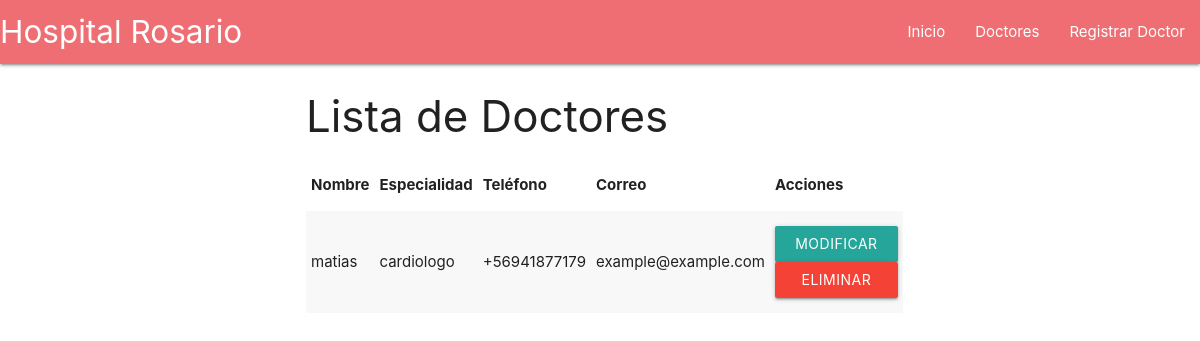
The app's page /doctores/, older data.
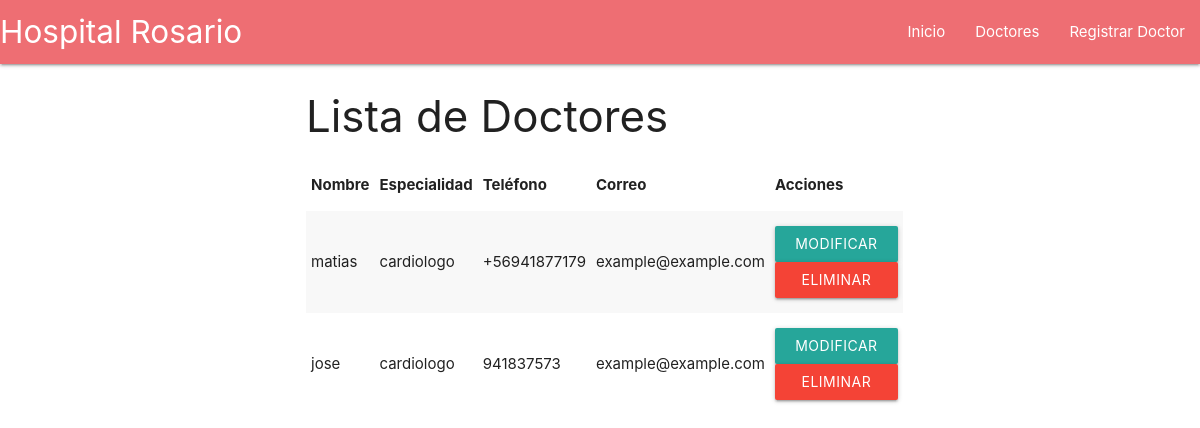
The same page, newer data.
### doctores/models.py (models this page shows, shortened)
class Doctor(models.Model):
    nombre = models.CharField(max_length=100, help_text="Nombre del doctor")
    rut = models.CharField(max_length=15, help_text="RUT del doctor")
    telefono = models.CharField(max_length=15, help_text="Teléfono de contacto del doctor")
    correo = models.EmailField(help_text="Correo electrónico del doctor")
    especialidad = models.CharField(max_length=100, help_text="Especialidad del doctor")
    turno = models.BooleanField(default=False, help_text="¿Está en turno?")
    class Meta:
        verbose_name = "Doctor"
        verbose_name_plural = "Doctores"

### doctores/views.py (the view)
# urls.py: path('doctores/', app1.listar_doctores, name='listar_doctores'),
def listar_doctores(request):
    doctores = Doctor.objects.all()
    form = DoctorForm()
    if request.method == "POST":
        form = DoctorForm(request.POST)
        if form.is_valid():
            form.save()
            return redirect('listar_doctores')  # Redirige al usuario a la lista de doctores
    return render(request, 'doctores/listar_doctores.html', {'doctores': doctores, 'form': form})

### templates/doctores/listar_doctores.html (shortened to what this page needs)
{% extends "base.html" %}
{% block content %}
  <div class="container">
    <h3>Lista de Doctores</h3>
    <table class="striped">
      <thead>
        <tr>
          <th>Nombre</th>
          <th>Especialidad</th>
          <th>Teléfono</th>
          <th>Correo</th>
          <th>Acciones</th>
        </tr>
      </thead>
      <tbody>
        {% for doctor in doctores %}
          <tr>
            <td>{{ doctor.nombre }}</td>
            <td>{{ doctor.especialidad }}</td>
            <td>{{ doctor.telefono }}</td>
            <td>{{ doctor.correo }}</td>
            <td>
              <a class="btn waves-effect waves-light" href="{% url 'editar_doctor' doctor.id %}">
                Modificar
              </a>
              <a class="btn waves-effect waves-light red" href="{% url 'eliminar_doctor' doctor.id %}">
                Eliminar
              </a>
            </td>
          </tr>
        {% endfor %}
      </tbody>
    </table>
  </div>
{% endblock %}

### templates/base.html (shortened to what this page needs)
<!DOCTYPE html>
<html>
<head>
    <link rel="stylesheet" href="https://cdnjs.cloudflare.com/ajax/libs/materialize/1.0.0/css/materialize.min.css">
</head>
<body>
    <nav>
        <div class="nav-wrapper">
            <a href="#" class="brand-logo">Hospital Rosario</a>
            <ul id="nav-mobile" class="right hide-on-med-and-down">
                <li><a href="/">Inicio</a></li>
                <li><a href="/doctores/">Doctores</a></li>
                <li><a href="/registrar_doctor/">Registrar Doctor</a></li>
            </ul>
        </div>
    </nav>
    <div class="container">
        {% block content %}{% endblock %}
    </div>
</body>
</html>

Row changes from the older to the newer data that the page shows:
added Doctor: nombre "jose", especialidad "cardiologo", telefono "941837573", correo "example@example.com"
